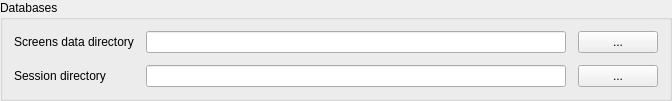
        <widget class="QGroupBox" name="actionsGroup">
         <property name="styleSheet">
          <string notr="true">QGroupBox#actionsGroup {
    border: 1px solid palette(mid);
    border-radius: 6px;
    margin-top: 8px;
    padding-top: 6px;
}
QGroupBox#actionsGroup::title {
    subcontrol-origin: margin;
    left: 10px;
    padding: 0 4px 0 4px;
}</string>
         </property>
         <property name="title">
          <string>Databases</string>
         </property>
         <layout class="QGridLayout" name="gridActions">
          <property name="spacing">
           <number>12</number>
          </property>
          <item row="3" column="4">
           <widget class="QPushButton" name="load_screens_data_button">
            <property name="sizePolicy">
             <sizepolicy hsizetype="Fixed" vsizetype="Fixed">
              <horstretch>0</horstretch>
              <verstretch>0</verstretch>
             </sizepolicy>
            </property>
            <property name="text">
             <string>...</string>
            </property>
           </widget>
          </item>
          <item row="3" column="0">
           <widget class="QLabel" name="label_2">
            <property name="text">
             <string>Screens data directory</string>
            </property>
           </widget>
          </item>
          <item row="3" column="1" colspan="3">
           <widget class="QLineEdit" name="load_screens_data_database">
            <property name="minimumSize">
             <size>
              <width>420</width>
              <height>0</height>
             </size>
            </property>
           </widget>
          </item>
          <item row="4" column="0">
           <widget class="QLabel" name="label_3">
            <property name="text">
             <string>Session directory</string>
            </property>
           </widget>
          </item>
          <item row="4" column="1" colspan="3">
           <widget class="QLineEdit" name="session_directory">
            <property name="minimumSize">
             <size>
              <width>420</width>
              <height>0</height>
             </size>
            </property>
           </widget>
          </item>
          <item row="4" column="4">
           <widget class="QPushButton" name="load_session_button">
            <property name="sizePolicy">
             <sizepolicy hsizetype="Fixed" vsizetype="Fixed">
              <horstretch>0</horstretch>
              <verstretch>0</verstretch>
             </sizepolicy>
            </property>
            <property name="text">
             <string>...</string>
            </property>
           </widget>
          </item>
         </layout>
        </widget>
